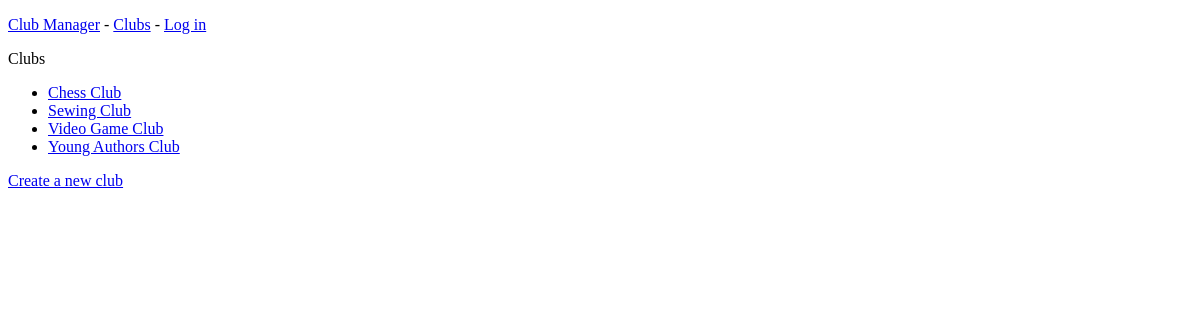
The app's page /club_manager/clubs/, older data.
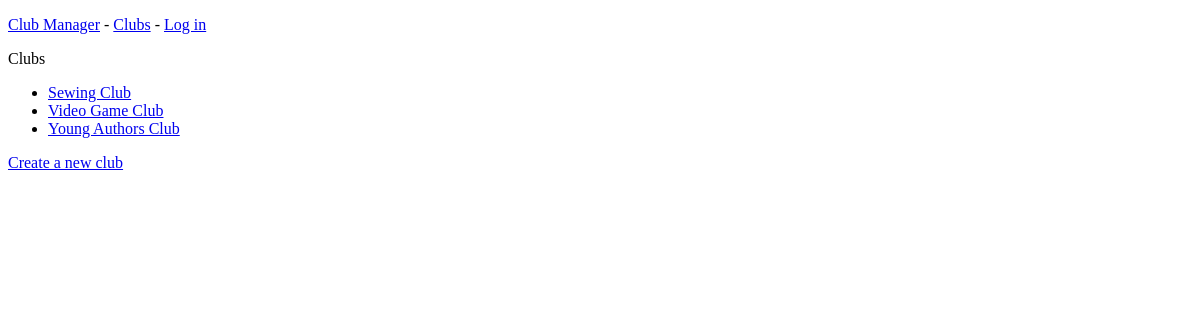
The same page, newer data.
### club_manager/models.py (models this page shows)
class Club(models.Model):
    club_name = models.CharField(max_length=100)
    club_type = models.CharField(max_length=50, default="Chess")
    def __str__(self):
        return self.club_name

### club_manager/views.py (the view)
# urls.py: path('clubs/', views.clubs, name='clubs'),
def clubs(request):
    clubs = Club.objects.order_by('club_name')
    context = {'clubs': clubs}
    return render(request, 'club_manager/clubs.html', context)

### club_manager/templates/club_manager/clubs.html (shortened to what this page needs)
{% extends "club_manager/base.html" %}
    {% block content %}
        <p>Clubs</p>
            <ul>
              {% for club in clubs %}
                <li>
                    <a href="{% url 'club_manager:club' club.id %}">{{ club }}</a>
                </li>
                {% empty %}
                  <li>No clubs have been added yet.</li>
              {% endfor %}
            </ul>
        <a href="{% url 'club_manager:new_club' %}">Create a new club</a>
    {% endblock content %}

Row changes from the older to the newer data that the page shows:
removed Club: club_name "Chess Club"
